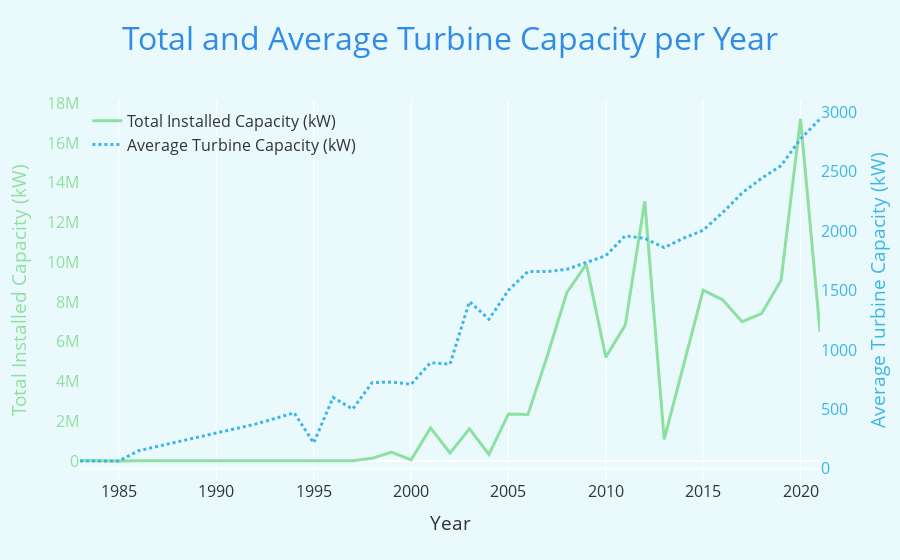

Notebook source saved alongside this figure:
### Code cell
import plotly.graph_objects as go

# Assume you have these DataFrames:
# capacity_per_year: columns ['p_year', 'Total Capacity (kW)']
# avg_capacity_per_year: columns ['p_year', 'Average Capacity (kW)']

fig = go.Figure()

# Add total installed capacity line (left Y axis)
fig.add_trace(
    go.Scatter(
        x=capacity_per_year['p_year'],
        y=capacity_per_year['Total Capacity (kW)'],
        name='Total Installed Capacity (kW)',
        line=dict(color='#8DE09F', width=3),
        yaxis='y1'
    )
)

# Add average turbine capacity line (right Y axis)
fig.add_trace(
    go.Scatter(
        x=avg_capacity_per_year['p_year'],
        y=avg_capacity_per_year['Average Capacity (kW)'],
        name='Average Turbine Capacity (kW)',
        line=dict(color='#3CB6E9', width=3, dash='dot'),
        yaxis='y2'
    )
)

# Update layout for dual Y axes and styling
fig.update_layout(
    title='Total and Average Turbine Capacity per Year',
    title_font=dict(size=32, color='#318CE7'),
    title_x=0.5,
    plot_bgcolor='#eafafc',
    paper_bgcolor='#eafafc',
    font=dict(size=16, color='#333'),
    xaxis=dict(title='Year'),
    yaxis=dict(
        title=dict(text='Total Installed Capacity (kW)', font=dict(color='#8DE09F')),
        showgrid=False,
        tickfont=dict(color='#8DE09F'),
    ),
    yaxis2=dict(
        title=dict(text='Average Turbine Capacity (kW)', font=dict(color='#3CB6E9')),
        overlaying='y',
        side='right',
        showgrid=False,
        tickfont=dict(color='#3CB6E9'),
    ),
    legend=dict(x=0.01, y=0.99, bgcolor='rgba(255,255,255,0)', bordercolor='rgba(255,255,255,0)')
)

fig.show()

### Figure 1 — Plotly figure (JSON) as saved in the notebook; plotly's stock layout.template omitted (floating-point values rounded to 4 significant figures)
{"data": [{"line": {"color": "#8DE09F", "width": 3}, "name": "Total Installed Capacity (kW)", "type": "scatter", "x": [1983.0, 1984.0, 1985.0, 1986.0, 1992.0, 1994.0, 1995.0, 1996.0, 1997.0, 1998.0, 1999.0, 2000.0, 2001.0, 2002.0, 2003.0, 2004.0, 2005.0, 2006.0, 2007.0, 2008.0, 2009.0, 2010.0, 2011.0, 2012.0, 2013.0, 2014.0, 2015.0, 2016.0, 2017.0, 2018.0, 2019.0, 2020.0, 2021.0], "y": [28080.0, 1300.0, 4745.0, 8480.0, 750.0, 4700.0, 4565.0, 600.0, 16060.0, 134600.0, 449400.0, 51160.0, 1666000.0, 403000.0, 1617000.0, 334600.0, 2368000.0, 2343000.0, 5295000.0, 8470000.0, 9899000.0, 5227000.0, 6834000.0, 13070000.0, 1089000.0, 4848000.0, 8590000.0, 8109000.0, 7010000.0, 7417000.0, 9096000.0, 17200000.0, 6502000.0], "yaxis": "y"}, {"line": {"color": "#3CB6E9", "dash": "dot", "width": 3}, "name": "Average Turbine Capacity (kW)", "type": "scatter", "x": [1983.0, 1984.0, 1985.0, 1986.0, 1992.0, 1994.0, 1995.0, 1996.0, 1997.0, 1998.0, 1999.0, 2000.0, 2001.0, 2002.0, 2003.0, 2004.0, 2005.0, 2006.0, 2007.0, 2008.0, 2009.0, 2010.0, 2011.0, 2012.0, 2013.0, 2014.0, 2015.0, 2016.0, 2017.0, 2018.0, 2019.0, 2020.0, 2021.0], "y": [65.0, 65.0, 65.0, 151.4, 375.0, 470.0, 217.4, 600.0, 501.9, 723.9, 729.6, 710.5, 892.0, 879.8, 1406.0, 1258.0, 1502.0, 1659.0, 1659.0, 1678.0, 1739.0, 1793.0, 1961.0, 1938.0, 1861.0, 1941.0, 2007.0, 2155.0, 2321.0, 2444.0, 2551.0, 2776.0, 2943.0], "yaxis": "y2"}], "layout": {"font": {"color": "#333", "size": 16}, "legend": {"bgcolor": "rgba(255,255,255,0)", "bordercolor": "rgba(255,255,255,0)", "x": 0.01, "y": 0.99}, "paper_bgcolor": "#eafafc", "plot_bgcolor": "#eafafc", "title": {"font": {"color": "#318CE7", "size": 32}, "text": "Total and Average Turbine Capacity per Year", "x": 0.5}, "xaxis": {"title": {"text": "Year"}}, "yaxis": {"showgrid": false, "tickfont": {"color": "#8DE09F"}, "title": {"font": {"color": "#8DE09F"}, "text": "Total Installed Capacity (kW)"}}, "yaxis2": {"overlaying": "y", "showgrid": false, "side": "right", "tickfont": {"color": "#3CB6E9"}, "title": {"font": {"color": "#3CB6E9"}, "text": "Average Turbine Capacity (kW)"}}}}
